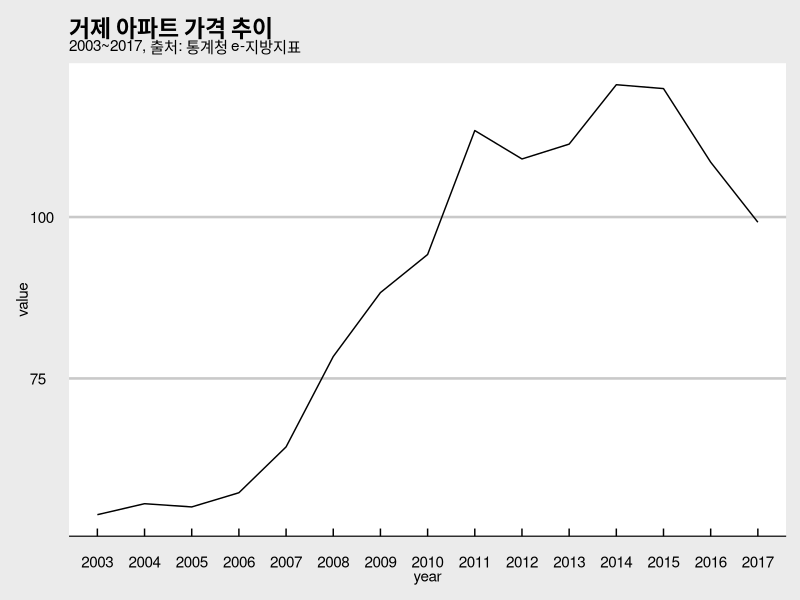
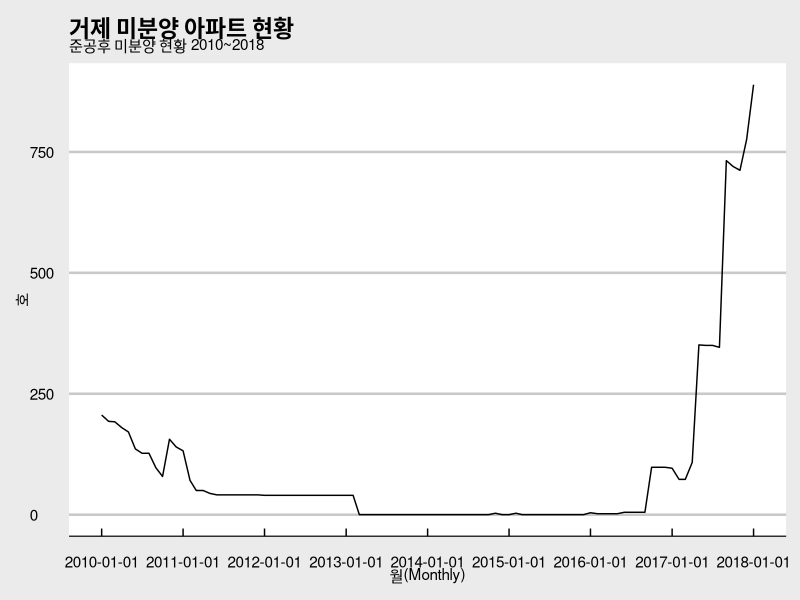
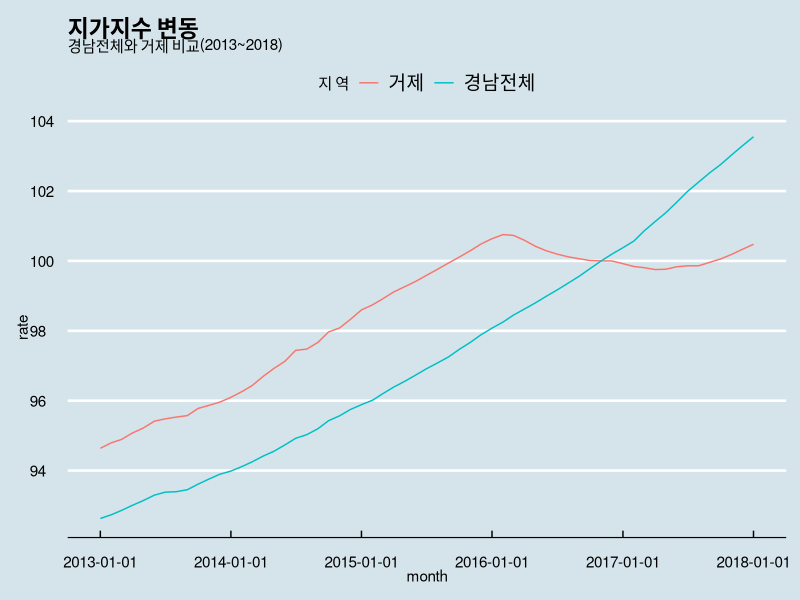

Write the R code that produced these figures, in order.
library(tidyverse)
library(readxl)

apartment <- read_excel("datasets/APT_rate.xlsx")

apartment <- apartment %>% 
  gather(year, value, `2003`:`2017`)

ggplot(apartment) +
  geom_line(aes(year, value, group = 1)) +
  ggthemes::theme_economist_white() +
  labs(title = "거제 아파트 가격 추이", subtitle = "2003~2017, 출처: 통계청 e-지방지표",
       xlab = "연도", ylab = "지수(100을 기준으로)")


non_paid <- read_excel("datasets/geoje_under.xlsx")

# non_paid[1,2] <- "전국"

names(non_paid)

non_paid %>% 
  mutate(`월(Monthly)` = parse_date(non_paid$`월(Monthly)`, format = "%Y-%m")) %>% 
  filter(구분 == '경남') %>% 
  ggplot() +
  geom_line(aes(`월(Monthly)`, 호, group =1 )) +
  labs(title = "거제 미분양 아파트 현황", subtitle = "준공후 미분양 현황 2010~2018",
       xlab = "연도/월", ylab = "호수") +
  scale_x_date(date_breaks = "1 year") +
  ggthemes::theme_economist_white()


price_rate <- read_excel("datasets/monthly_rate.xlsx")

month_price <- seq(as.Date("2010-01-01"), as.Date("2018-01-01"), "months")

price_rate$`지 역` <- c("경남전체", "거제")
price_rate$X__1 <- NULL

price_rate <- price_rate %>% 
  gather(month, rate, `2010년 01월`:`2018년 01월`)

price_rate <- price_rate %>% 
  mutate(month = rep(month_price, each = 2))
str(price_rate)

price_rate %>% 
  filter(month >= "2013-01-01") %>% 
  ggplot() + 
  geom_line(aes(month, rate, group = `지 역`, color = `지 역`)) +
  scale_x_date(date_breaks = "1 year") +
  ggthemes::theme_economist() +
  labs(title = "지가지수 변동", subtitle = "경남전체와 거제 비교(2013~2018)", ylab = "지수", xlab = "월")
